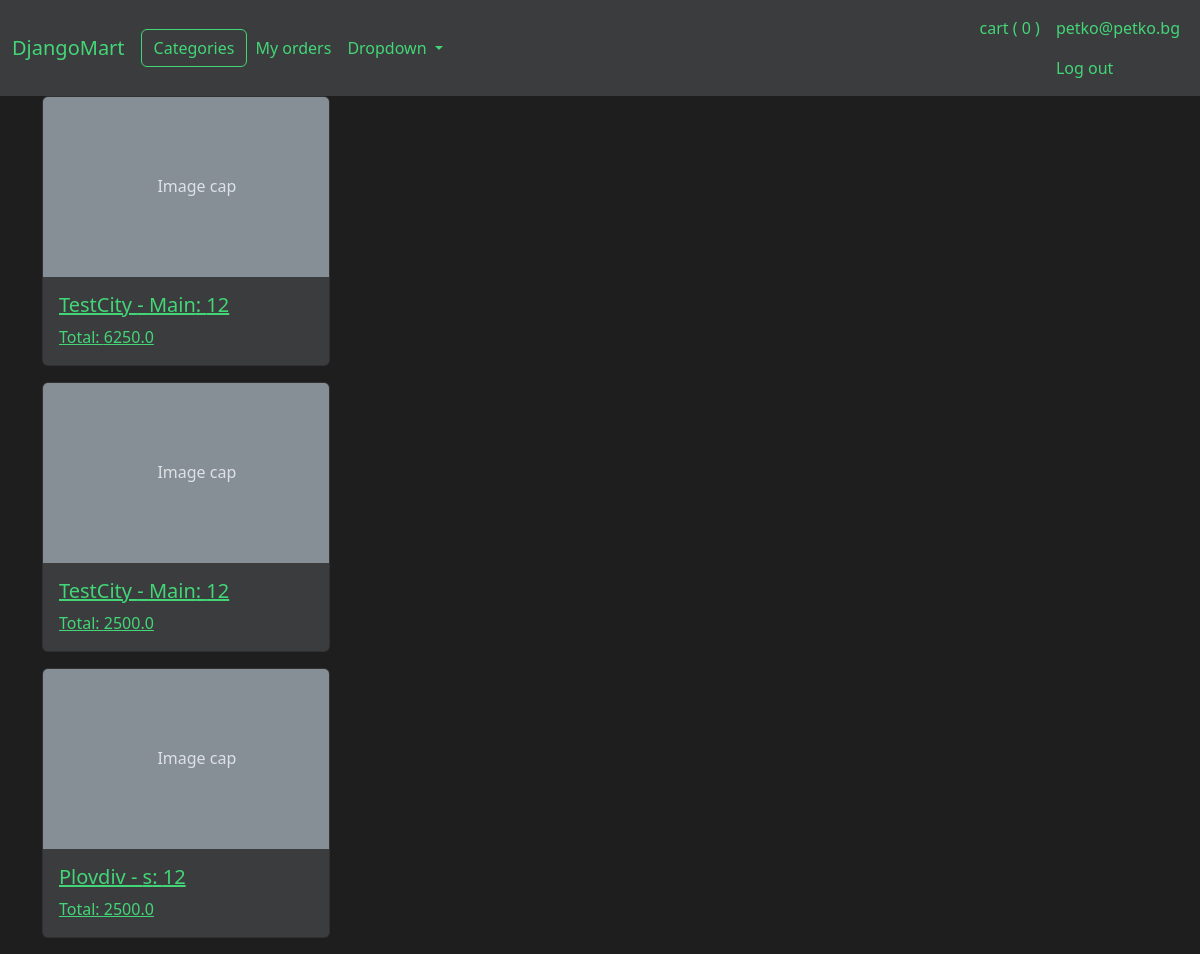
Before: /orders (signed in) with the older database file.
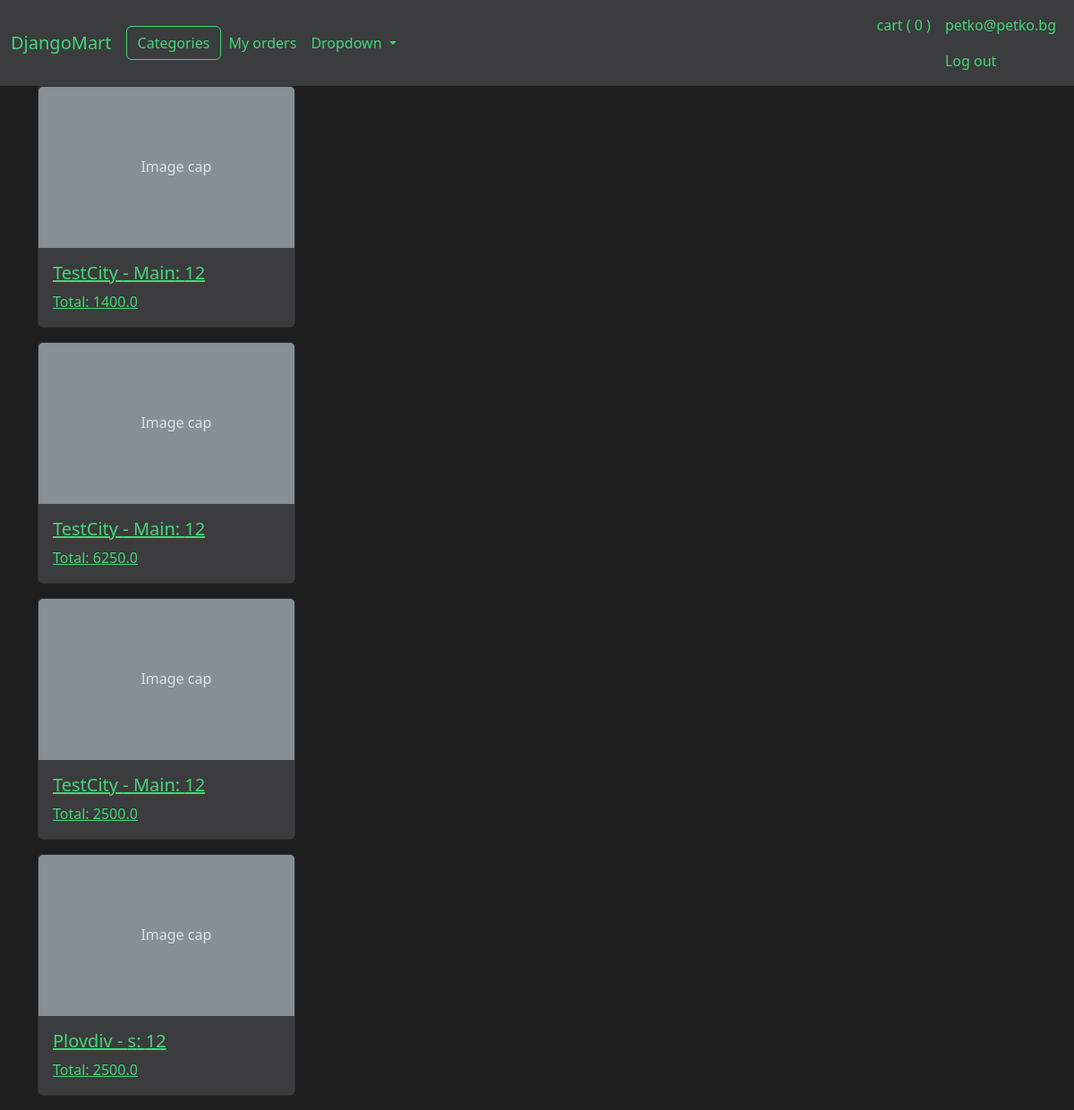
After: the same page with the newer database file.
### DjangoMartApp/models.py (models this page shows)
class DeliveryTracking(models.Model):
    class Status(models.TextChoices):
        COLLECTING = 'Collecting'
        PREPARED = 'Prepared'
        SHIPPED = 'Shipped'
        DELIVERED = 'Delivered'
        CANCELLED = 'Cancelled'
    delivery_destination = models.ForeignKey(DeliveryDestination,
                                            on_delete=models.SET_NULL,
                                            null=True,
                                            blank=True,
                                            related_name='delivery_tracking')
    user = models.ForeignKey(User, on_delete=models.DO_NOTHING)
    city = models.CharField(max_length=100)
    street = models.CharField(max_length=100)
    street_number = models.PositiveIntegerField(blank=True, null=True)
    phone_number = models.PositiveIntegerField()
    status = models.CharField(
        max_length=20,
        choices=Status.choices,
        default=Status.COLLECTING,
    )
    purchase = models.OneToOneField('Purchase',
                                 on_delete=models.DO_NOTHING,
                                 related_name='delivery_tracking')
    created_date = models.DateTimeField(auto_now_add=True)
    delivered_date = models.DateTimeField(blank=True, null=True)

class Purchase(models.Model):
    user = models.ForeignKey(User, on_delete=models.DO_NOTHING)
    total_price = models.FloatField()
    is_invalid = models.BooleanField(default=False)
    created_date = models.DateTimeField(auto_now_add=True)
    updated_date = models.DateTimeField(auto_now=True)
    is_auto_generated = models.BooleanField(default=False)
    generated_date = models.DateTimeField(blank=True, null=True)

### DjangoMartApp/views/web.py (the view)
# urls.py: path('orders', orders, name='orders'),
@login_required
def orders(request):
    deliveries = DeliveryTracking.objects.filter(user=request.user).order_by('-created_date')
    return render_django_mart_app(request, 'orders', {'deliveries':deliveries})

### DjangoMartApp/context_processors.py (called while the page is built)
def categories_processor(request):
    return {
        'categories': Category.objects.filter(is_active=True)
    }

def cart_processor(request):
    if request.user.is_authenticated:
        try:
            cart = ShoppingCart.objects.get(user_id=request.user)
        except ShoppingCart.DoesNotExist:
            cart = None
    else:
        cart = None
    return {'shopping_cart': cart}

### DjangoMartApp/views/utility.py (called while the page is built)
def render_django_mart_app(request, template_name, context=None):
    if context is None:
        context = {}
    full_template_name = f'DjangoMartApp/{template_name}.html'
    return render(request, full_template_name, context)

### DjangoMartApp/templates/DjangoMartApp/orders.html (shortened to what this page needs)
{% extends "DjangoMartApp/layout.html" %}
{% load static %}
{% block body %}
    {% for delivery in deliveries %}
        <div class="card mb-3" style="width: 18rem;">
            <a href="{% url 'delivery' delivery.id %}">
                <svg aria-label="Placeholder: Image cap" class="bd-placeholder-img card-img-top" height="180" preserveAspectRatio="xMidYMid slice" role="img" width="100%" xmlns="http://www.w3.org/2000/svg">
                <title>{{delivery.city}}</title>
                <rect width="100%" height="100%" fill="#868e96">
                </rect>
                <text x="40%" y="50%" fill="#dee2e6" dy=".3em">
                    Image cap
                </text>
                </svg>
                <div class="card-body">
                <h5 class="card-title">{{delivery.city}} - {{delivery.street}}: {{delivery.street_number}}</h5>
                <p class="card-text">Total: {{delivery.purchase.total_price}}</p>
                </div>
            </a>
        </div>
    {% endfor %}
{% endblock %}

Changed rows visible on the page:
added DeliveryTracking: city "TestCity", street "Main", street_number "12", purchase.total_price "1400.0"
